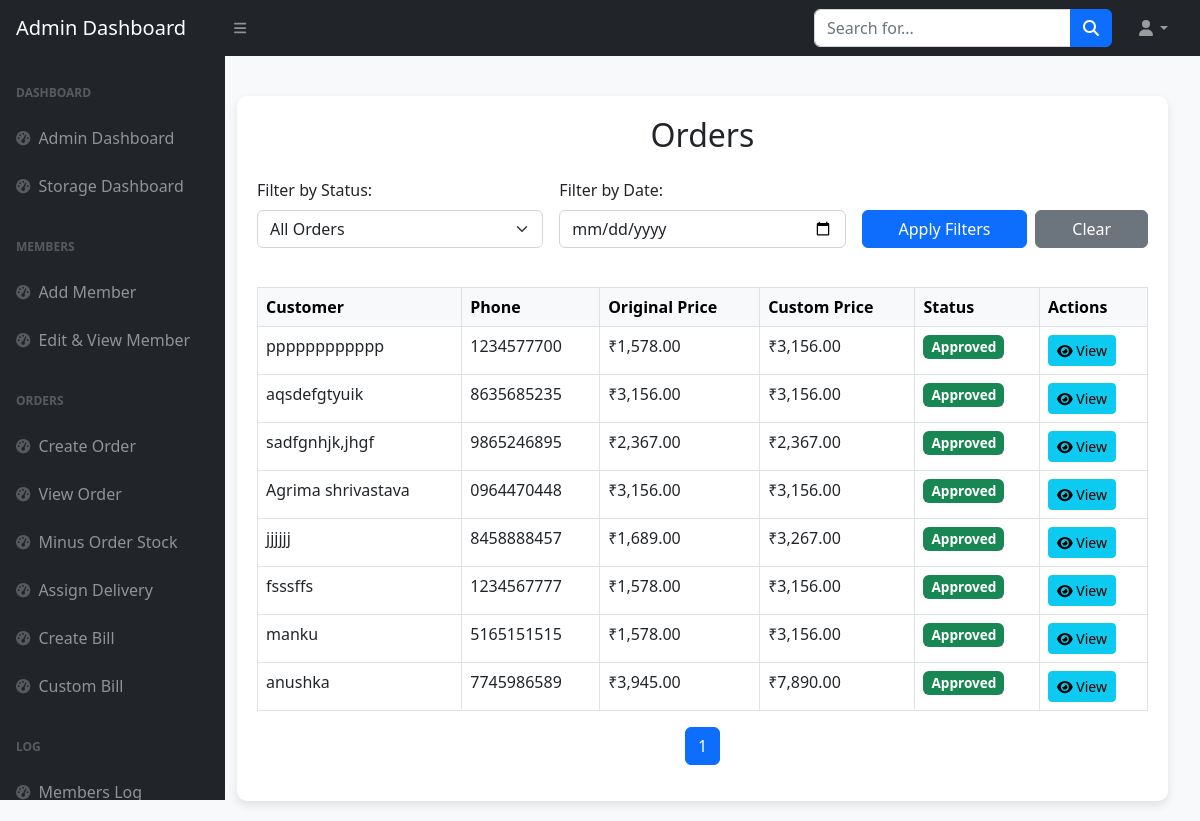
The page /rctiles/admin_dashboard/admin_orders.php on the database its author committed.
### tables this page shows
CREATE TABLE orders (
  order_id int(11) NOT NULL,
  order_date datetime DEFAULT current_timestamp(),
  customer_id int(11) DEFAULT NULL,
  total_amount decimal(10,2) NOT NULL,
  final_amount DECIMAL(10,2) DEFAULT NULL,
  discounted_amount decimal(10,2) DEFAULT NULL,
  transport_rent decimal(10,2) DEFAULT 0.00,
  stock_done tinyint(1) DEFAULT 0,
  deleted tinyint(1) DEFAULT 0
);

CREATE TABLE customers (
  customer_id int(11) NOT NULL,
  name varchar(100) NOT NULL,
  phone_no varchar(15) NOT NULL,
  email varchar(255) DEFAULT NULL,
  address text DEFAULT NULL,
  city varchar(100) DEFAULT NULL,
  created_at datetime DEFAULT current_timestamp()
);

### rctiles/admin_dashboard/admin_orders.php (the view, shortened to what this page needs)
<?php
include "admin_header.php";
include '../db_connect.php';
$status_filter = isset($_GET['status']) ? $_GET['status'] : 'all';
$date_filter = isset($_GET['date']) ? $_GET['date'] : '';
$limit =20;
$page = isset($_GET['page']) ? max(1, intval($_GET['page'])) : 1;
$offset = ($page - 1) * $limit;
$count_sql = "SELECT COUNT(DISTINCT o.order_id) as total
        FROM orders o
        JOIN customers c ON o.customer_id = c.customer_id
        JOIN pending_orders po ON o.order_id = po.order_id
        WHERE 1=1";
$count_result = $mysqli->query($count_sql);
$total_items = $count_result ? $count_result->fetch_assoc()['total'] : 0;
$total_pages = $total_items > 0 ? ceil($total_items / $limit) : 1;
$sql = "SELECT DISTINCT o.order_id, c.name AS customer_name, c.phone_no, o.total_amount,
                (SELECT SUM(custom_price) FROM pending_orders WHERE order_id = o.order_id) AS custom_total,
                po.approved, o.order_date
        FROM orders o
        JOIN customers c ON o.customer_id = c.customer_id
        JOIN pending_orders po ON o.order_id = po.order_id
        WHERE 1=1";
$sql .= " ORDER BY o.order_date DESC LIMIT $limit OFFSET $offset";
$result = $mysqli->query($sql);
?>
<!DOCTYPE html>
<html lang="en">
<head>
    <link href="../css/styles.css" rel="stylesheet" />
    <link href="https://cdn.jsdelivr.net/npm/simple-datatables@7.1.2/dist/style.min.css" rel="stylesheet" />
    <link href="https://cdn.jsdelivr.net/npm/bootstrap@5.2.3/dist/css/bootstrap.min.css" rel="stylesheet">
</head>
<body class="sb-nav-fixed">
    <div id="layoutSidenav_content">
        <main>
            <div class="container-fluid">
                <div class="container-box">
                    <h2 class="text-center mb-4">Orders</h2>
                    <div class="filter-section mb-4">
                        <form method="GET" action="">
                            <div class="row g-3">
                                <div class="col-md-4 col-12">
                                    <label for="status" class="form-label">Filter by Status:</label>
                                    <select class="form-select" name="status" id="status">
                                        <option value="all" <?= $status_filter === 'all' ? 'selected' : '' ?>>All Orders</option>
                                    </select>
                                </div>
                                <div class="col-md-4 col-12">
                                    <label for="date" class="form-label">Filter by Date:</label>
                                    <input type="date" class="form-control" name="date" id="date" value="<?= $date_filter ?>">
                                </div>
                                <div class="col-md-4 col-12 d-flex align-items-end">
                                    <button type="submit" class="btn btn-primary me-2 flex-grow-1">Apply Filters</button>
                                    <a href="?" class="btn btn-secondary flex-grow-1">Clear</a>
                                </div>
                            </div>
                        </form>
                    </div>
                    <div class="table-responsive table-container">
                        <table class="table table-bordered table-hover">
                            <thead class="table-light">
                                <tr>
                                    <th>Customer</th>
                                    <th>Phone</th>
                                    <th>Original Price</th>
                                    <th>Custom Price</th>
                                    <th>Status</th>
                                    <th>Actions</th>
                                </tr>
                            </thead>
                            <tbody>
                                <?php while ($row = $result->fetch_assoc()): ?>
                                    <tr id="orderRow-<?= $row['order_id'] ?>">
                                        <td><?= htmlspecialchars($row['customer_name']) ?></td>
                                        <td><?= htmlspecialchars($row['phone_no']) ?></td>
                                        <td>₹<?= number_format($row['total_amount'], 2) ?></td>
                                                                                <td>₹<?= number_format($row['custom_total'], 2) ?></td>
                                        <td>
                                            <?php if ($row['approved'] == 0): ?>
                                                <span class="badge bg-warning">Pending</span>
                                            <?php elseif ($row['approved'] == 1): ?>
                                                <span class="badge bg-success">Approved</span>
                                            <?php elseif ($row['approved'] == -1): ?>
                                                <span class="badge bg-danger">Rejected</span>
                                            <?php endif; ?>
                                        </td>
                                        <td>
                                            <div class="d-flex flex-wrap gap-2">
                                                <button class="btn btn-info btn-sm" onclick="viewProducts(<?= $row['order_id'] ?>)">
                                                    <i class="fas fa-eye"></i> View
                                                </button>
                                            </div>
                                        </td>
                                    </tr>
                                <?php endwhile; ?>
                            </tbody>
                        </table>
                        <nav aria-label="Page navigation">
                            <ul class="pagination justify-content-center mt-3">
                                <?php
                                $queryString = $_GET;
                                unset($queryString['page']);
                                $baseUrl = strtok($_SERVER["REQUEST_URI"], '?');
                                $queryStr = http_build_query($queryString);
                                $pageUrl = $baseUrl . ($queryStr ? '?' . $queryStr . '&' : '?') . 'page=';
                                ?>
                                <?php for ($i = 1; $i <= $total_pages; $i++): ?>
                                    <li class="page-item <?= $i == $page ? 'active' : '' ?>">
                                        <a class="page-link" href="<?= $pageUrl . $i ?>"><?= $i ?></a>
                                    </li>
                                <?php endfor; ?>
                            </ul>
                        </nav>
                    </div>
                </div>
            </div>
        </main>
    </div>
</body>
</html>

### rctiles/admin_dashboard/admin_orders.php (style rules this page uses)
body { background-color: #f8f9fa; }
#layoutSidenav_content { padding: 20px; }
.container-box { width: 100%; background: white; padding: 20px; border-radius: 10px; box-shadow: 0px 4px 10px rgba(0, 0, 0, 0.1); margin-top: 20px; }
.table-responsive { overflow-x: auto; -webkit-overflow-scrolling: touch; }
.table { min-width: 600px; }
.filter-section .row > div { margin-bottom: 15px; }
.badge { font-size: 0.85rem; padding: 5px 8px; }

### rows shown on the page
orders: customer.name "pppppppppppp", customer.phone_no "1234577700", total_amount "1,578.00", custom_total "3,156.00"
orders: customer.name "aqsdefgtyuik", customer.phone_no "8635685235", total_amount "3,156.00", custom_total "3,156.00"
orders: customer.name "sadfgnhjk,jhgf", customer.phone_no "9865246895", total_amount "2,367.00", custom_total "2,367.00"
orders: customer.name "Agrima shrivastava", customer.phone_no "0964470448", total_amount "3,156.00", custom_total "3,156.00"
orders: customer.name "jjjjjj", customer.phone_no "8458888457", total_amount "1,689.00", custom_total "3,267.00"
orders: customer.name "fsssffs", customer.phone_no "1234567777", total_amount "1,578.00", custom_total "3,156.00"
orders: customer.name "manku", customer.phone_no "5165151515", total_amount "1,578.00", custom_total "3,156.00"
orders: customer.name "anushka", customer.phone_no "7745986589", total_amount "3,945.00", custom_total "7,890.00"
